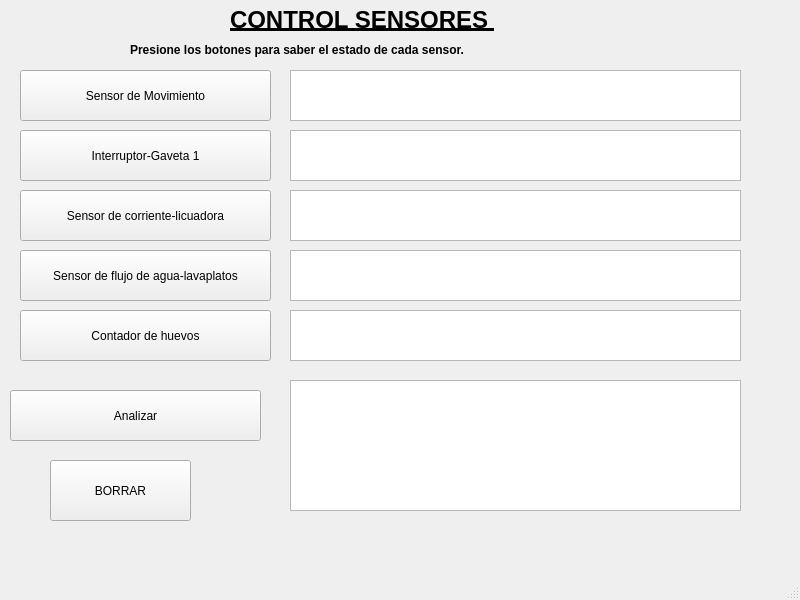
<?xml version="1.0" encoding="UTF-8"?>
<ui version="4.0">
 <class>MainWindow</class>
 <widget class="QMainWindow" name="MainWindow">
  <property name="geometry">
   <rect>
    <x>0</x>
    <y>0</y>
    <width>800</width>
    <height>600</height>
   </rect>
  </property>
  <property name="windowTitle">
   <string>MainWindow</string>
  </property>
  <widget class="QWidget" name="centralwidget">
   <widget class="QLabel" name="label">
    <property name="geometry">
     <rect>
      <x>230</x>
      <y>0</y>
      <width>311</width>
      <height>41</height>
     </rect>
    </property>
    <property name="text">
     <string>&lt;html&gt;&lt;head/&gt;&lt;body&gt;&lt;p&gt;&lt;span style=&quot; font-size:18pt; font-weight:600; text-decoration: underline;&quot;&gt;CONTROL SENSORES &lt;/span&gt;&lt;/p&gt;&lt;/body&gt;&lt;/html&gt;</string>
    </property>
   </widget>
   <widget class="QPushButton" name="movimiento">
    <property name="geometry">
     <rect>
      <x>20</x>
      <y>70</y>
      <width>251</width>
      <height>51</height>
     </rect>
    </property>
    <property name="text">
     <string>Sensor de Movimiento</string>
    </property>
   </widget>
   <widget class="QLabel" name="label_2">
    <property name="geometry">
     <rect>
      <x>130</x>
      <y>40</y>
      <width>471</width>
      <height>21</height>
     </rect>
    </property>
    <property name="text">
     <string>&lt;html&gt;&lt;head/&gt;&lt;body&gt;&lt;p&gt;&lt;span style=&quot; font-weight:600;&quot;&gt;Presione los botones para saber el estado de cada sensor.&lt;/span&gt;&lt;/p&gt;&lt;/body&gt;&lt;/html&gt;</string>
    </property>
   </widget>
   <widget class="QTextEdit" name="resmov">
    <property name="geometry">
     <rect>
      <x>290</x>
      <y>70</y>
      <width>451</width>
      <height>51</height>
     </rect>
    </property>
   </widget>
   <widget class="QPushButton" name="gaveta">
    <property name="geometry">
     <rect>
      <x>20</x>
      <y>130</y>
      <width>251</width>
      <height>51</height>
     </rect>
    </property>
    <property name="text">
     <string>Interruptor-Gaveta 1</string>
    </property>
   </widget>
   <widget class="QTextEdit" name="resgaveta">
    <property name="geometry">
     <rect>
      <x>290</x>
      <y>130</y>
      <width>451</width>
      <height>51</height>
     </rect>
    </property>
   </widget>
   <widget class="QPushButton" name="corriente">
    <property name="geometry">
     <rect>
      <x>20</x>
      <y>190</y>
      <width>251</width>
      <height>51</height>
     </rect>
    </property>
    <property name="text">
     <string>Sensor de corriente-licuadora</string>
    </property>
   </widget>
   <widget class="QPushButton" name="flujoagua">
    <property name="geometry">
     <rect>
      <x>20</x>
      <y>250</y>
      <width>251</width>
      <height>51</height>
     </rect>
    </property>
    <property name="text">
     <string>Sensor de flujo de agua-lavaplatos</string>
    </property>
   </widget>
   <widget class="QTextEdit" name="rescorriente">
    <property name="geometry">
     <rect>
      <x>290</x>
      <y>190</y>
      <width>451</width>
      <height>51</height>
     </rect>
    </property>
   </widget>
   <widget class="QTextEdit" name="resflujoagua">
    <property name="geometry">
     <rect>
      <x>290</x>
      <y>250</y>
      <width>451</width>
      <height>51</height>
     </rect>
    </property>
   </widget>
   <widget class="QPushButton" name="borrar">
    <property name="geometry">
     <rect>
      <x>50</x>
      <y>460</y>
      <width>141</width>
      <height>61</height>
     </rect>
    </property>
    <property name="text">
     <string>BORRAR</string>
    </property>
   </widget>
   <widget class="QPushButton" name="contadorhuevos">
    <property name="geometry">
     <rect>
      <x>20</x>
      <y>310</y>
      <width>251</width>
      <height>51</height>
     </rect>
    </property>
    <property name="text">
     <string>Contador de huevos</string>
    </property>
   </widget>
   <widget class="QTextEdit" name="rescontadorhuevos">
    <property name="geometry">
     <rect>
      <x>290</x>
      <y>310</y>
      <width>451</width>
      <height>51</height>
     </rect>
    </property>
   </widget>
   <widget class="QPushButton" name="analizar">
    <property name="geometry">
     <rect>
      <x>10</x>
      <y>390</y>
      <width>251</width>
      <height>51</height>
     </rect>
    </property>
    <property name="text">
     <string>Analizar</string>
    </property>
   </widget>
   <widget class="QTextEdit" name="resanalizar">
    <property name="geometry">
     <rect>
      <x>290</x>
      <y>380</y>
      <width>451</width>
      <height>131</height>
     </rect>
    </property>
   </widget>
  </widget>
  <widget class="QMenuBar" name="menubar">
   <property name="geometry">
    <rect>
     <x>0</x>
     <y>0</y>
     <width>800</width>
     <height>27</height>
    </rect>
   </property>
  </widget>
  <widget class="QStatusBar" name="statusbar"/>
 </widget>
 <resources/>
 <connections/>
</ui>
